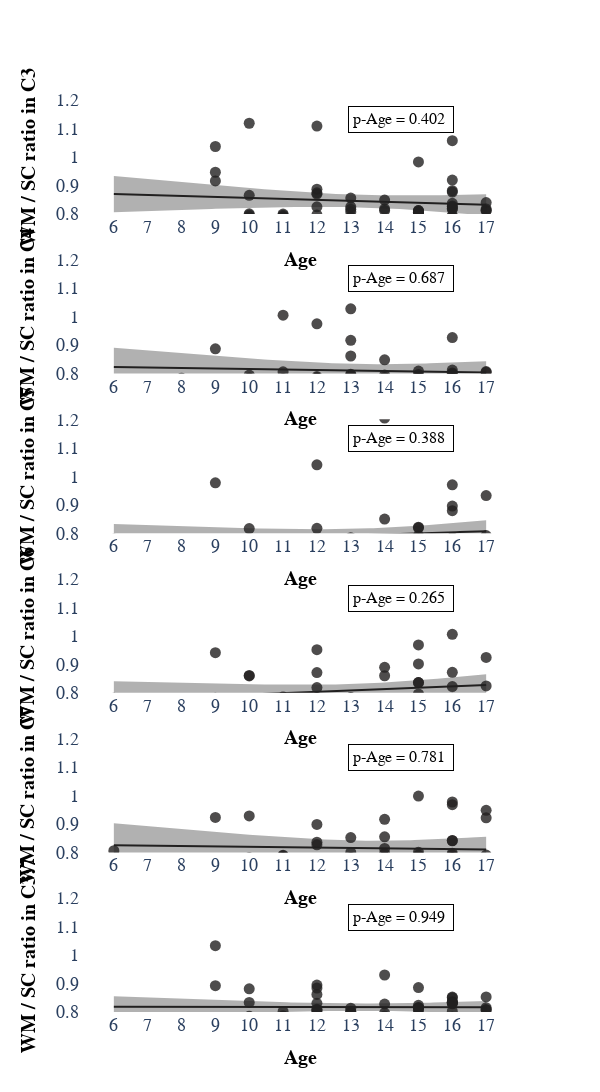

Here is the notebook cell this chart was saved with:
### Markdown cell above
## Plot WM/SC ratio

### Code cell
plot_ratio(df_GM_WM_SC, 'WM', 'SC')
